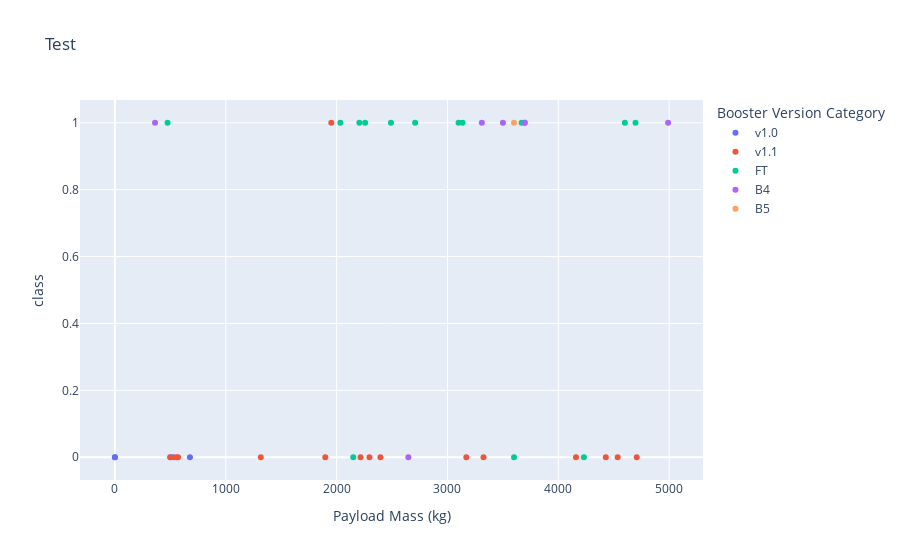

The notebook cell this image was saved under:
### Code cell
filtered_df = spacex_df[(spacex_df['Payload Mass (kg)']>=0)&(spacex_df['Payload Mass (kg)']<=5000)]
fig = px.scatter(filtered_df, x='Payload Mass (kg)', y = 'class', color='Booster Version Category', title='Test')
fig

### Figure 1 — Plotly figure (JSON) as saved in the notebook; plotly's stock layout.template omitted (floating-point values rounded to 4 significant figures)
{"data": [{"hovertemplate": "Booster Version Category=v1.0<br>Payload Mass (kg)=%{x}<br>class=%{y}<extra></extra>", "legendgroup": "v1.0", "marker": {"color": "#636efa", "symbol": "circle"}, "mode": "markers", "name": "v1.0", "orientation": "v", "showlegend": true, "type": "scatter", "x": [0, 0, 525, 500, 677], "xaxis": "x", "y": [0, 0, 0, 0, 0], "yaxis": "y"}, {"hovertemplate": "Booster Version Category=v1.1<br>Payload Mass (kg)=%{x}<br>class=%{y}<extra></extra>", "legendgroup": "v1.1", "marker": {"color": "#EF553B", "symbol": "circle"}, "mode": "markers", "name": "v1.1", "orientation": "v", "showlegend": true, "type": "scatter", "x": [3170, 3325, 2296, 1316, 4535, 4428, 2216, 2395, 570, 4159, 1898, 4707, 1952, 500, 553], "xaxis": "x", "y": [0, 0, 0, 0, 0, 0, 0, 0, 0, 0, 0, 0, 1, 0, 0], "yaxis": "y"}, {"hovertemplate": "Booster Version Category=FT<br>Payload Mass (kg)=%{x}<br>class=%{y}<extra></extra>", "legendgroup": "FT", "marker": {"color": "#00cc96", "symbol": "circle"}, "mode": "markers", "name": "FT", "orientation": "v", "showlegend": true, "type": "scatter", "x": [2034, 3136, 4696, 3100, 3600, 2257, 4600, 475, 2150, 2490, 3697.0, 2708, 3669, 2205, 4230], "xaxis": "x", "y": [1, 1, 1, 1, 0, 1, 1, 1, 0, 1, 1, 1, 1, 1, 0], "yaxis": "y"}, {"hovertemplate": "Booster Version Category=B4<br>Payload Mass (kg)=%{x}<br>class=%{y}<extra></extra>", "legendgroup": "B4", "marker": {"color": "#ab63fa", "symbol": "circle"}, "mode": "markers", "name": "B4", "orientation": "v", "showlegend": true, "type": "scatter", "x": [3310, 4990, 3500, 3697.0, 2647, 362], "xaxis": "x", "y": [1, 1, 1, 1, 0, 1], "yaxis": "y"}, {"hovertemplate": "Booster Version Category=B5<br>Payload Mass (kg)=%{x}<br>class=%{y}<extra></extra>", "legendgroup": "B5", "marker": {"color": "#FFA15A", "symbol": "circle"}, "mode": "markers", "name": "B5", "orientation": "v", "showlegend": true, "type": "scatter", "x": [3600], "xaxis": "x", "y": [1], "yaxis": "y"}], "layout": {"autosize": true, "legend": {"title": {"text": "Booster Version Category"}, "tracegroupgap": 0}, "title": {"text": "Test"}, "xaxis": {"anchor": "y", "autorange": true, "domain": [0, 1], "range": [-312.6, 5303.0], "title": {"text": "Payload Mass (kg)"}, "type": "linear"}, "yaxis": {"anchor": "x", "autorange": true, "domain": [0, 1], "range": [-0.08252, 1.083], "title": {"text": "class"}, "type": "linear"}}}
